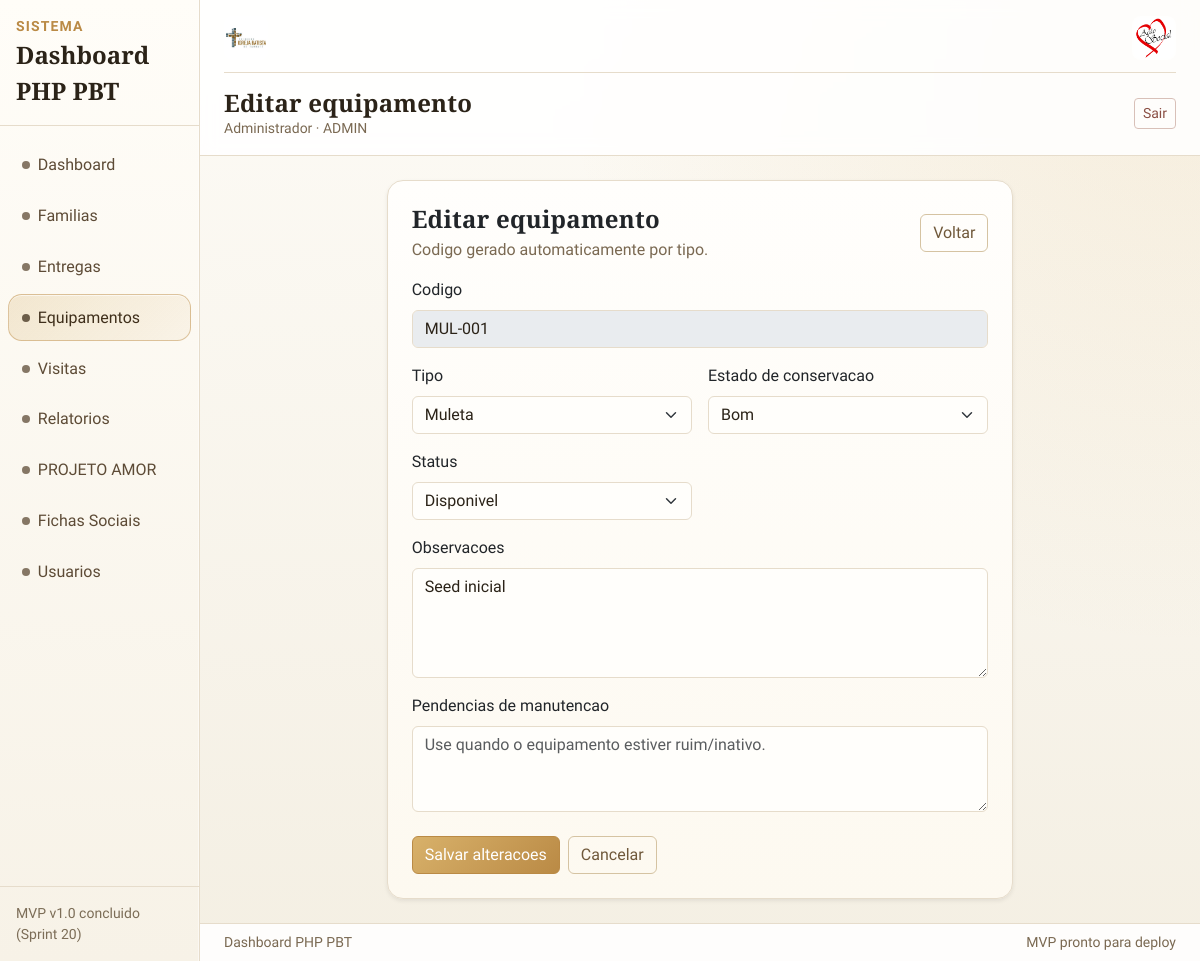
The page /equipment/edit?id=2 (signed in) on the database its author committed.
### tables this page shows
CREATE TABLE IF NOT EXISTS equipment (
  id INT AUTO_INCREMENT PRIMARY KEY,
  code VARCHAR(20) NOT NULL UNIQUE,
  type VARCHAR(60) NOT NULL,
  condition_state VARCHAR(20) NOT NULL DEFAULT 'bom',
  status VARCHAR(20) NOT NULL DEFAULT 'disponivel',
  notes TEXT NULL,
  maintenance_notes TEXT NULL,
  maintenance_completed_at DATETIME NULL,
  created_at DATETIME NOT NULL DEFAULT CURRENT_TIMESTAMP,
  updated_at DATETIME NULL DEFAULT NULL ON UPDATE CURRENT_TIMESTAMP,
  INDEX idx_equipment_type (type),
  INDEX idx_equipment_status (status),
  INDEX idx_equipment_condition_state (condition_state)
);

### app/Views/equipment/form.php (the view, shortened to what the rows shown need)
<?php
$isEdit = ($mode ?? 'create') === 'edit';
$equipment = is_array($equipment ?? null) ? $equipment : [];
$types = is_array($types ?? null) ? $types : [];
$conditions = is_array($conditions ?? null) ? $conditions : [];
$statuses = is_array($statuses ?? null) ? $statuses : [];
?>
<div class="row justify-content-center">
    <div class="col-12 col-xl-8">
        <div class="card border-0 shadow-sm">
            <div class="card-body p-4">
                <div class="d-flex justify-content-between align-items-center mb-3">
                    <div>
                        <h2 class="h4 mb-1"><?= $isEdit ? 'Editar equipamento' : 'Novo equipamento' ?></h2>
                    </div>
                </div>
                <form method="post" action="<?= $isEdit ? '/equipment/update?id=' . (int) ($equipment['id'] ?? 0) : '/equipment' ?>">
                    <div class="row g-3">
                        <div class="col-12 col-md-6">
                            <label class="form-label">Tipo</label>
                            <select class="form-select" name="type" required>
                                <?php foreach ($types as $type) : ?>
                                    <option value="<?= htmlspecialchars((string) $type, ENT_QUOTES, 'UTF-8') ?>" <?= ((string) ($equipment['type'] ?? '') === (string) $type) ? 'selected' : '' ?>>
                                        <?= htmlspecialchars(ucwords(str_replace('_', ' ', (string) $type)), ENT_QUOTES, 'UTF-8') ?>
                                    </option>
                                <?php endforeach; ?>
                            </select>
                        </div>
                        <div class="col-12 col-md-6">
                            <label class="form-label">Estado de conservacao</label>
                            <select class="form-select" name="condition_state" required>
                                <?php foreach ($conditions as $condition) : ?>
                                    <option value="<?= htmlspecialchars((string) $condition, ENT_QUOTES, 'UTF-8') ?>" <?= ((string) ($equipment['condition_state'] ?? '') === (string) $condition) ? 'selected' : '' ?>>
                                        <?= htmlspecialchars(ucwords(str_replace('_', ' ', (string) $condition)), ENT_QUOTES, 'UTF-8') ?>
                                    </option>
                                <?php endforeach; ?>
                            </select>
                        </div>
                        <div class="col-12 col-md-6">
                            <label class="form-label">Status</label>
                            <select class="form-select" name="status" required>
                                <?php foreach ($statuses as $status) : ?>
                                    <option value="<?= htmlspecialchars((string) $status, ENT_QUOTES, 'UTF-8') ?>" <?= ((string) ($equipment['status'] ?? '') === (string) $status) ? 'selected' : '' ?>>
                                        <?= htmlspecialchars(ucwords(str_replace('_', ' ', (string) $status)), ENT_QUOTES, 'UTF-8') ?>
                                    </option>
                                <?php endforeach; ?>
                            </select>
                        </div>
                        <div class="col-12">
                            <label class="form-label">Observacoes</label>
                            <textarea class="form-control" name="notes" rows="4"><?= htmlspecialchars((string) ($equipment['notes'] ?? ''), ENT_QUOTES, 'UTF-8') ?></textarea>
                        </div>
                    </div>
                </form>
            </div>
        </div>
    </div>
</div>

### rows shown on the page
equipment: type "Muleta", condition_state "Bom", status "Disponivel", notes "Seed inicial"

### other values the page prints
$layoutAppName "Dashboard PHP PBT"
$item['label'] "Dashboard"
$item['label'] "Familias"
$item['label'] "Entregas"
$item['label'] "Equipamentos"
$item['label'] "Visitas"
$item['label'] "Relatorios"
$item['label'] "PROJETO AMOR"
$item['label'] "Fichas Sociais"
$item['label'] "Usuarios"
$layoutTitle "Editar equipamento"
$layoutUserName "Administrador"
$layoutUserRole "ADMIN"
